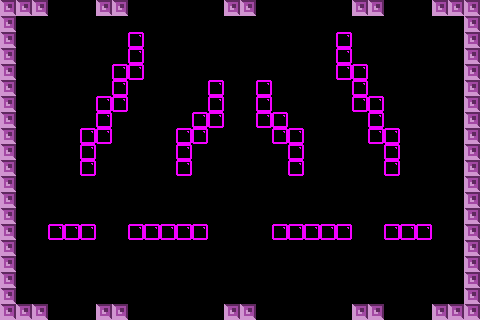

Below is a game level as drawn by its tile map, then a one-line description and the .tmx that defines it (tile-layer data replaced by summaries):
An orthogonal 30x20 tile map with 16x16 px tiles, 2 tile layers (bricks, solidbricks), 4 tilesets and 19 objects (6x PowerUpSpawnPoint, 4x downwardShooterEnemySpawnPoint, 3x StarInGameCurrency, 2x hidgonSpawnPoint, SpawnPoint, ...).

<map version="1.0" orientation="orthogonal" width="30" height="20" tilewidth="16" tileheight="16">
 <tileset firstgid="1" name="TileSetTemplate" tilewidth="16" tileheight="16">
  <image source="TileSetTemplate.png" width="64" height="64" />
 </tileset>
 <tileset firstgid="17" name="TileSetTemplateSolid" tilewidth="16" tileheight="16">
  <image source="TileSetTemplateSolid.png" width="64" height="64" />
 </tileset>
 <tileset firstgid="33" name="Tile I (1)" tilewidth="16" tileheight="16">
  <image source="Tile I (1).png" width="16" height="16" />
 </tileset>
 <tileset firstgid="34" name="Tile 7 Pink" tilewidth="16" tileheight="16">
  <image source="Tile 7 Pink.png" width="16" height="16" />
 </tileset>
 <layer name="bricks" width="30" height="20">
  <data>[600 cells, 56 non-empty, 1 distinct tile ids]</data>
 </layer>
 <layer name="solidbricks" width="30" height="20">
  <data>[600 cells, 60 non-empty, 1 distinct tile ids]</data>
 </layer>
 <objectgroup name="Objects" width="30" height="20">
  <object x="441" y="107" height="1" />
  <object name="SpawnPoint" x="28" y="291">
   <properties>
    <property name="SpawnPoint" value="1" />
   </properties>
  </object>
  <object name="TimeBomb" x="241" y="105">
   <properties>
    <property name="TimeBomb" value="1" />
   </properties>
  </object>
  <object name="downwardShooterEnemySpawnPoint" x="114" y="293">
   <properties>
    <property name="WalkRightFirst" value="NO" />
    <property name="downwardShooterEnemySpawnPoint" value="1" />
   </properties>
  </object>
  <object name="downwardShooterEnemySpawnPoint" x="222" y="294">
   <properties>
    <property name="WalkRightFirst" value="NO" />
    <property name="downwardShooterEnemySpawnPoint" value="1" />
   </properties>
  </object>
  <object name="downwardShooterEnemySpawnPoint" x="265" y="294">
   <properties>
    <property name="WalkRightFirst" value="YES" />
    <property name="downwardShooterEnemySpawnPoint" value="1" />
   </properties>
  </object>
  <object name="downwardShooterEnemySpawnPoint" x="365" y="294">
   <properties>
    <property name="WalkRightFirst" value="YES" />
    <property name="downwardShooterEnemySpawnPoint" value="1" />
   </properties>
  </object>
  <object name="StarInGameCurrency" x="353" y="163">
   <properties>
    <property name="StarInGameCurrency" value="1" />
   </properties>
  </object>
  <object name="PowerUpSpawnPoint" x="155" y="125">
   <properties>
    <property name="PowerUpSpawnPoint" value="4" />
   </properties>
  </object>
  <object name="PowerUpSpawnPoint" x="138" y="147">
   <properties>
    <property name="PowerUpSpawnPoint" value="3" />
   </properties>
  </object>
  <object name="PowerUpSpawnPoint" x="162" y="111">
   <properties>
    <property name="PowerUpSpawnPoint" value="5" />
   </properties>
  </object>
  <object name="ExitDoor" x="241" y="274">
   <properties>
    <property name="ExitDoor" value="1" />
   </properties>
  </object>
  <object name="hidgonSpawnPoint" x="282" y="65">
   <properties>
    <property name="hidgonSpawnPoint" value="1" />
   </properties>
  </object>
  <object name="hidgonSpawnPoint" x="198" y="66">
   <properties>
    <property name="hidgonSpawnPoint" value="1" />
   </properties>
  </object>
  <object name="StarInGameCurrency" x="450" y="178">
   <properties>
    <property name="StarInGameCurrency" value="1" />
   </properties>
  </object>
  <object name="StarInGameCurrency" x="29" y="178">
   <properties>
    <property name="StarInGameCurrency" value="1" />
   </properties>
  </object>
  <object name="PowerUpSpawnPoint" x="316" y="113">
   <properties>
    <property name="PowerUpSpawnPoint" value="0" />
   </properties>
  </object>
  <object name="PowerUpSpawnPoint" x="329" y="131">
   <properties>
    <property name="PowerUpSpawnPoint" value="1" />
   </properties>
  </object>
  <object name="PowerUpSpawnPoint" x="342" y="149">
   <properties>
    <property name="PowerUpSpawnPoint" value="2" />
   </properties>
  </object>
 </objectgroup>
</map>
